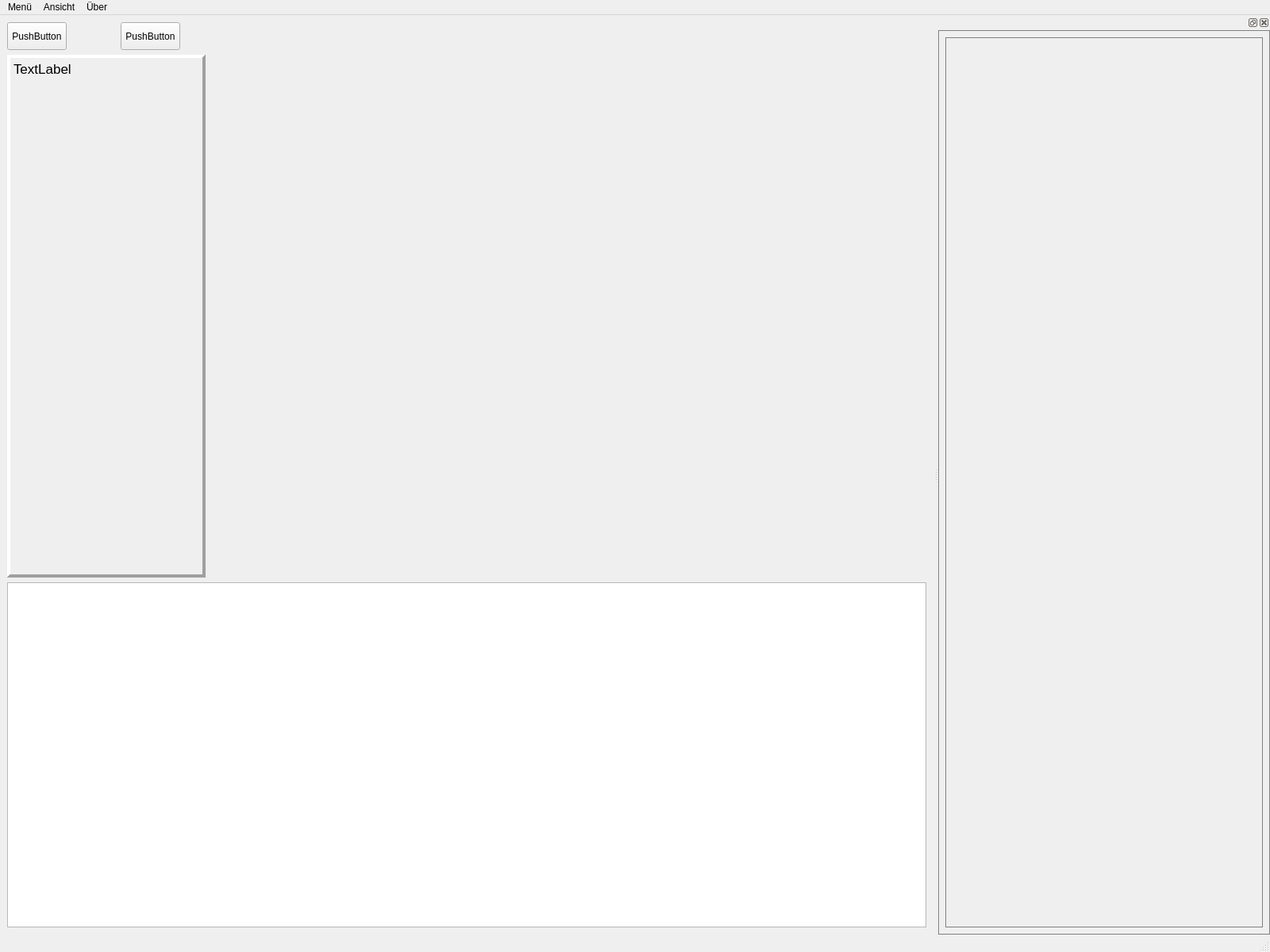
<?xml version="1.0" encoding="UTF-8"?>
<ui version="4.0">
 <class>MainWindow</class>
 <widget class="QMainWindow" name="MainWindow">
  <property name="geometry">
   <rect>
    <x>0</x>
    <y>0</y>
    <width>1600</width>
    <height>1200</height>
   </rect>
  </property>
  <property name="windowTitle">
   <string>MainWindow</string>
  </property>
  <widget class="QWidget" name="centralwidget">
   <layout class="QVBoxLayout" name="verticalLayout_2">
    <item>
     <layout class="QGridLayout" name="gridLayout">
      <item row="0" column="1">
       <widget class="QPushButton" name="pushButton_2">
        <property name="minimumSize">
         <size>
          <width>25</width>
          <height>15</height>
         </size>
        </property>
        <property name="maximumSize">
         <size>
          <width>75</width>
          <height>35</height>
         </size>
        </property>
        <property name="text">
         <string>PushButton</string>
        </property>
       </widget>
      </item>
      <item row="1" column="0" rowspan="2" colspan="2">
       <widget class="QLabel" name="label_maindata">
        <property name="minimumSize">
         <size>
          <width>250</width>
          <height>0</height>
         </size>
        </property>
        <property name="font">
         <font>
          <pointsize>13</pointsize>
         </font>
        </property>
        <property name="frameShape">
         <enum>QFrame::Shape::Panel</enum>
        </property>
        <property name="frameShadow">
         <enum>QFrame::Shadow::Raised</enum>
        </property>
        <property name="lineWidth">
         <number>4</number>
        </property>
        <property name="midLineWidth">
         <number>0</number>
        </property>
        <property name="text">
         <string>TextLabel</string>
        </property>
        <property name="alignment">
         <set>Qt::AlignmentFlag::AlignLeading|Qt::AlignmentFlag::AlignLeft|Qt::AlignmentFlag::AlignTop</set>
        </property>
       </widget>
      </item>
      <item row="0" column="0">
       <widget class="QPushButton" name="pushButton">
        <property name="minimumSize">
         <size>
          <width>25</width>
          <height>15</height>
         </size>
        </property>
        <property name="maximumSize">
         <size>
          <width>75</width>
          <height>35</height>
         </size>
        </property>
        <property name="text">
         <string>PushButton</string>
        </property>
       </widget>
      </item>
      <item row="0" column="3" rowspan="3">
       <widget class="QWidget" name="widget_Polarview" native="true">
        <property name="minimumSize">
         <size>
          <width>0</width>
          <height>700</height>
         </size>
        </property>
       </widget>
      </item>
     </layout>
    </item>
    <item>
     <widget class="QTableWidget" name="mainTableWidget"/>
    </item>
   </layout>
  </widget>
  <widget class="QMenuBar" name="menubar">
   <property name="geometry">
    <rect>
     <x>0</x>
     <y>0</y>
     <width>1600</width>
     <height>18</height>
    </rect>
   </property>
   <widget class="QMenu" name="menuMen">
    <property name="title">
     <string>Menü</string>
    </property>
    <addaction name="actionDatei_einlesen"/>
    <addaction name="actionReport_speichern"/>
    <addaction name="actionBeenden"/>
   </widget>
   <widget class="QMenu" name="menuAnsicht">
    <property name="title">
     <string>Ansicht</string>
    </property>
    <addaction name="action3d_view"/>
    <addaction name="actionAreaView"/>
   </widget>
   <widget class="QMenu" name="menu_ber">
    <property name="title">
     <string>Über</string>
    </property>
    <addaction name="actionInfo"/>
   </widget>
   <addaction name="menuMen"/>
   <addaction name="menuAnsicht"/>
   <addaction name="menu_ber"/>
  </widget>
  <widget class="QStatusBar" name="statusbar"/>
  <widget class="QDockWidget" name="dockWidget">
   <property name="minimumSize">
    <size>
     <width>412</width>
     <height>63</height>
    </size>
   </property>
   <property name="styleSheet">
    <string notr="true">    border-width: 1px;
    border-style: solid;
    border-color: gray ;
</string>
   </property>
   <attribute name="dockWidgetArea">
    <number>2</number>
   </attribute>
   <widget class="QWidget" name="dockWidgetContents_3">
    <layout class="QVBoxLayout" name="verticalLayout">
     <item>
      <widget class="QWidget" name="widget_Areaview" native="true">
       <property name="minimumSize">
        <size>
         <width>400</width>
         <height>0</height>
        </size>
       </property>
      </widget>
     </item>
    </layout>
   </widget>
  </widget>
  <action name="actionDatei_einlesen">
   <property name="text">
    <string>Datei einlesen</string>
   </property>
  </action>
  <action name="actionReport_speichern">
   <property name="text">
    <string>Report speichern</string>
   </property>
  </action>
  <action name="actionBeenden">
   <property name="text">
    <string>Beenden</string>
   </property>
  </action>
  <action name="action3d_view">
   <property name="text">
    <string>3d view</string>
   </property>
  </action>
  <action name="actionInfo">
   <property name="text">
    <string>Info</string>
   </property>
  </action>
  <action name="actionAreaView">
   <property name="text">
    <string>AreaView</string>
   </property>
  </action>
 </widget>
 <resources/>
 <connections/>
</ui>
